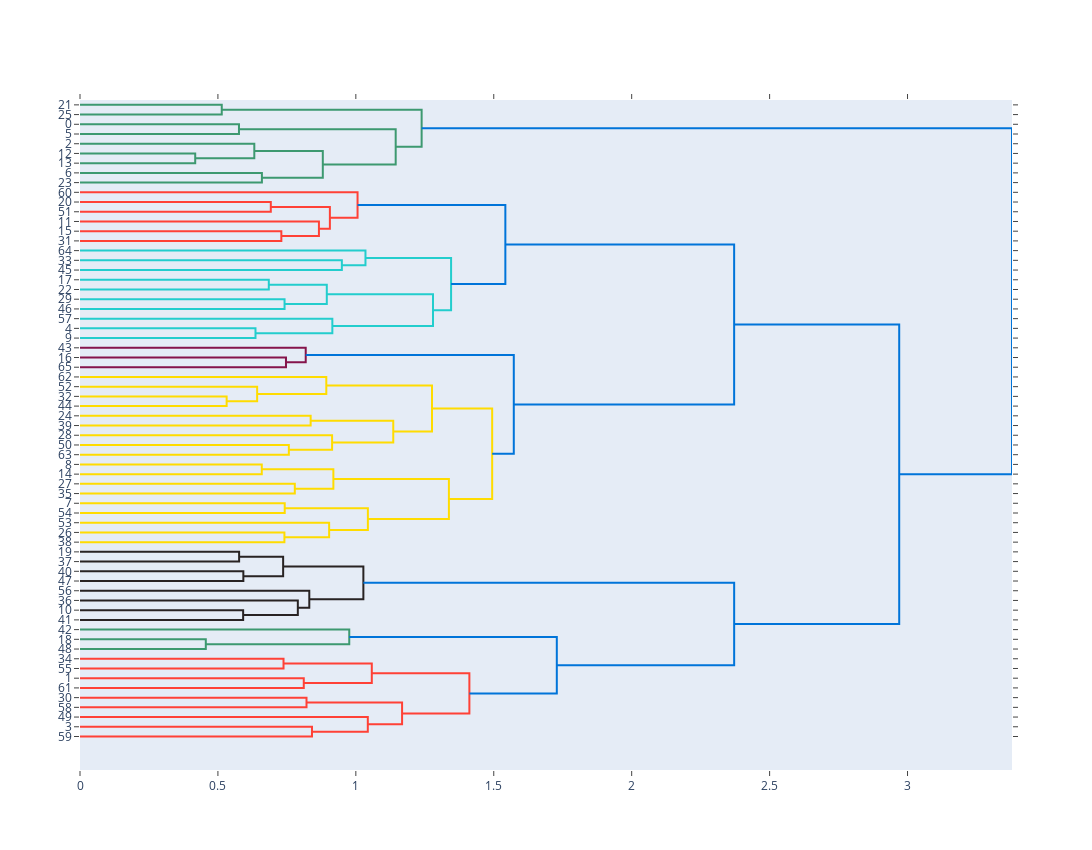

Source (notebook cell):
### Code cell
fig = ff.create_dendrogram(distance_matrix,
                               orientation="left",
                               linkagefun=lambda x: linkage(x, "ward"),
                               color_threshold=1.5)

# Create nicer labels
axis = "xaxis"
new_labels = [[[str(topics[int(x)]), None]] + model.get_topic(topics[int(x)]) 
    for x in fig.layout["yaxis"]["ticktext"]]
new_labels = ["_".join([label[0] for label in labels[:4]]) for labels in new_labels]
new_labels = [label if len(label) < 30 else label[:27] + "..." for label in new_labels]

fig.update_layout(width=200+(15*len(topics)),
                          height=850,
                          xaxis=dict(tickmode="array",
                                     ticktext=new_labels))
fig.show()

### Figure 1 — Plotly figure (JSON) as saved in the notebook; plotly's stock layout.template omitted (floating-point values rounded to 4 significant figures)
{"data": [{"hoverinfo": "text", "marker": {"color": "rgb(61,153,112)"}, "mode": "lines", "type": "scatter", "x": [0, 0.5139, 0.5139, 0], "xaxis": "x", "y": [-5, -5, -15, -15], "yaxis": "y"}, {"hoverinfo": "text", "marker": {"color": "rgb(61,153,112)"}, "mode": "lines", "type": "scatter", "x": [0, 0.5763, 0.5763, 0], "xaxis": "x", "y": [-25, -25, -35, -35], "yaxis": "y"}, {"hoverinfo": "text", "marker": {"color": "rgb(61,153,112)"}, "mode": "lines", "type": "scatter", "x": [0, 0.4177, 0.4177, 0], "xaxis": "x", "y": [-55, -55, -65, -65], "yaxis": "y"}, {"hoverinfo": "text", "marker": {"color": "rgb(61,153,112)"}, "mode": "lines", "type": "scatter", "x": [0, 0.6319, 0.6319, 0.4177], "xaxis": "x", "y": [-45, -45, -60, -60], "yaxis": "y"}, {"hoverinfo": "text", "marker": {"color": "rgb(61,153,112)"}, "mode": "lines", "type": "scatter", "x": [0, 0.6595, 0.6595, 0], "xaxis": "x", "y": [-75, -75, -85, -85], "yaxis": "y"}, {"hoverinfo": "text", "marker": {"color": "rgb(61,153,112)"}, "mode": "lines", "type": "scatter", "x": [0.6319, 0.8803, 0.8803, 0.6595], "xaxis": "x", "y": [-52.5, -52.5, -80, -80], "yaxis": "y"}, {"hoverinfo": "text", "marker": {"color": "rgb(61,153,112)"}, "mode": "lines", "type": "scatter", "x": [0.5763, 1.144, 1.144, 0.8803], "xaxis": "x", "y": [-30, -30, -66.25, -66.25], "yaxis": "y"}, {"hoverinfo": "text", "marker": {"color": "rgb(61,153,112)"}, "mode": "lines", "type": "scatter", "x": [0.5139, 1.238, 1.238, 1.144], "xaxis": "x", "y": [-10, -10, -48.12, -48.12], "yaxis": "y"}, {"hoverinfo": "text", "marker": {"color": "rgb(255,65,54)"}, "mode": "lines", "type": "scatter", "x": [0, 0.6917, 0.6917, 0], "xaxis": "x", "y": [-105, -105, -115, -115], "yaxis": "y"}, {"hoverinfo": "text", "marker": {"color": "rgb(255,65,54)"}, "mode": "lines", "type": "scatter", "x": [0, 0.7299, 0.7299, 0], "xaxis": "x", "y": [-135, -135, -145, -145], "yaxis": "y"}, {"hoverinfo": "text", "marker": {"color": "rgb(255,65,54)"}, "mode": "lines", "type": "scatter", "x": [0, 0.8662, 0.8662, 0.7299], "xaxis": "x", "y": [-125, -125, -140, -140], "yaxis": "y"}, {"hoverinfo": "text", "marker": {"color": "rgb(255,65,54)"}, "mode": "lines", "type": "scatter", "x": [0.6917, 0.9059, 0.9059, 0.8662], "xaxis": "x", "y": [-110, -110, -132.5, -132.5], "yaxis": "y"}, {"hoverinfo": "text", "marker": {"color": "rgb(255,65,54)"}, "mode": "lines", "type": "scatter", "x": [0, 1.006, 1.006, 0.9059], "xaxis": "x", "y": [-95, -95, -121.2, -121.2], "yaxis": "y"}, {"hoverinfo": "text", "marker": {"color": "rgb(35,205,205)"}, "mode": "lines", "type": "scatter", "x": [0, 0.9493, 0.9493, 0], "xaxis": "x", "y": [-165, -165, -175, -175], "yaxis": "y"}, {"hoverinfo": "text", "marker": {"color": "rgb(35,205,205)"}, "mode": "lines", "type": "scatter", "x": [0, 1.035, 1.035, 0.9493], "xaxis": "x", "y": [-155, -155, -170, -170], "yaxis": "y"}, {"hoverinfo": "text", "marker": {"color": "rgb(35,205,205)"}, "mode": "lines", "type": "scatter", "x": [0, 0.6845, 0.6845, 0], "xaxis": "x", "y": [-185, -185, -195, -195], "yaxis": "y"}, {"hoverinfo": "text", "marker": {"color": "rgb(35,205,205)"}, "mode": "lines", "type": "scatter", "x": [0, 0.7415, 0.7415, 0], "xaxis": "x", "y": [-205, -205, -215, -215], "yaxis": "y"}, {"hoverinfo": "text", "marker": {"color": "rgb(35,205,205)"}, "mode": "lines", "type": "scatter", "x": [0.6845, 0.8947, 0.8947, 0.7415], "xaxis": "x", "y": [-190, -190, -210, -210], "yaxis": "y"}, {"hoverinfo": "text", "marker": {"color": "rgb(35,205,205)"}, "mode": "lines", "type": "scatter", "x": [0, 0.6362, 0.6362, 0], "xaxis": "x", "y": [-235, -235, -245, -245], "yaxis": "y"}, {"hoverinfo": "text", "marker": {"color": "rgb(35,205,205)"}, "mode": "lines", "type": "scatter", "x": [0, 0.9148, 0.9148, 0.6362], "xaxis": "x", "y": [-225, -225, -240, -240], "yaxis": "y"}, {"hoverinfo": "text", "marker": {"color": "rgb(35,205,205)"}, "mode": "lines", "type": "scatter", "x": [0.8947, 1.28, 1.28, 0.9148], "xaxis": "x", "y": [-200, -200, -232.5, -232.5], "yaxis": "y"}, {"hoverinfo": "text", "marker": {"color": "rgb(35,205,205)"}, "mode": "lines", "type": "scatter", "x": [1.035, 1.345, 1.345, 1.28], "xaxis": "x", "y": [-162.5, -162.5, -216.2, -216.2], "yaxis": "y"}, {"hoverinfo": "text", "marker": {"color": "rgb(0,116,217)"}, "mode": "lines", "type": "scatter", "x": [1.006, 1.542, 1.542, 1.345], "xaxis": "x", "y": [-108.1, -108.1, -189.4, -189.4], "yaxis": "y"}, {"hoverinfo": "text", "marker": {"color": "rgb(133,20,75)"}, "mode": "lines", "type": "scatter", "x": [0, 0.7467, 0.7467, 0], "xaxis": "x", "y": [-265, -265, -275, -275], "yaxis": "y"}, {"hoverinfo": "text", "marker": {"color": "rgb(133,20,75)"}, "mode": "lines", "type": "scatter", "x": [0, 0.8183, 0.8183, 0.7467], "xaxis": "x", "y": [-255, -255, -270, -270], "yaxis": "y"}, {"hoverinfo": "text", "marker": {"color": "rgb(255,220,0)"}, "mode": "lines", "type": "scatter", "x": [0, 0.5316, 0.5316, 0], "xaxis": "x", "y": [-305, -305, -315, -315], "yaxis": "y"}, {"hoverinfo": "text", "marker": {"color": "rgb(255,220,0)"}, "mode": "lines", "type": "scatter", "x": [0, 0.6422, 0.6422, 0.5316], "xaxis": "x", "y": [-295, -295, -310, -310], "yaxis": "y"}, {"hoverinfo": "text", "marker": {"color": "rgb(255,220,0)"}, "mode": "lines", "type": "scatter", "x": [0, 0.8929, 0.8929, 0.6422], "xaxis": "x", "y": [-285, -285, -302.5, -302.5], "yaxis": "y"}, {"hoverinfo": "text", "marker": {"color": "rgb(255,220,0)"}, "mode": "lines", "type": "scatter", "x": [0, 0.8362, 0.8362, 0], "xaxis": "x", "y": [-325, -325, -335, -335], "yaxis": "y"}, {"hoverinfo": "text", "marker": {"color": "rgb(255,220,0)"}, "mode": "lines", "type": "scatter", "x": [0, 0.7571, 0.7571, 0], "xaxis": "x", "y": [-355, -355, -365, -365], "yaxis": "y"}, {"hoverinfo": "text", "marker": {"color": "rgb(255,220,0)"}, "mode": "lines", "type": "scatter", "x": [0, 0.9139, 0.9139, 0.7571], "xaxis": "x", "y": [-345, -345, -360, -360], "yaxis": "y"}, {"hoverinfo": "text", "marker": {"color": "rgb(255,220,0)"}, "mode": "lines", "type": "scatter", "x": [0.8362, 1.136, 1.136, 0.9139], "xaxis": "x", "y": [-330, -330, -352.5, -352.5], "yaxis": "y"}, {"hoverinfo": "text", "marker": {"color": "rgb(255,220,0)"}, "mode": "lines", "type": "scatter", "x": [0.8929, 1.276, 1.276, 1.136], "xaxis": "x", "y": [-293.8, -293.8, -341.2, -341.2], "yaxis": "y"}, {"hoverinfo": "text", "marker": {"color": "rgb(255,220,0)"}, "mode": "lines", "type": "scatter", "x": [0, 0.659, 0.659, 0], "xaxis": "x", "y": [-375, -375, -385, -385], "yaxis": "y"}, {"hoverinfo": "text", "marker": {"color": "rgb(255,220,0)"}, "mode": "lines", "type": "scatter", "x": [0, 0.7787, 0.7787, 0], "xaxis": "x", "y": [-395, -395, -405, -405], "yaxis": "y"}, {"hoverinfo": "text", "marker": {"color": "rgb(255,220,0)"}, "mode": "lines", "type": "scatter", "x": [0.659, 0.9185, 0.9185, 0.7787], "xaxis": "x", "y": [-380, -380, -400, -400], "yaxis": "y"}, {"hoverinfo": "text", "marker": {"color": "rgb(255,220,0)"}, "mode": "lines", "type": "scatter", "x": [0, 0.7422, 0.7422, 0], "xaxis": "x", "y": [-415, -415, -425, -425], "yaxis": "y"}, {"hoverinfo": "text", "marker": {"color": "rgb(255,220,0)"}, "mode": "lines", "type": "scatter", "x": [0, 0.7411, 0.7411, 0], "xaxis": "x", "y": [-445, -445, -455, -455], "yaxis": "y"}, {"hoverinfo": "text", "marker": {"color": "rgb(255,220,0)"}, "mode": "lines", "type": "scatter", "x": [0, 0.9032, 0.9032, 0.7411], "xaxis": "x", "y": [-435, -435, -450, -450], "yaxis": "y"}, {"hoverinfo": "text", "marker": {"color": "rgb(255,220,0)"}, "mode": "lines", "type": "scatter", "x": [0.7422, 1.044, 1.044, 0.9032], "xaxis": "x", "y": [-420, -420, -442.5, -442.5], "yaxis": "y"}, {"hoverinfo": "text", "marker": {"color": "rgb(255,220,0)"}, "mode": "lines", "type": "scatter", "x": [0.9185, 1.337, 1.337, 1.044], "xaxis": "x", "y": [-390, -390, -431.2, -431.2], "yaxis": "y"}, {"hoverinfo": "text", "marker": {"color": "rgb(255,220,0)"}, "mode": "lines", "type": "scatter", "x": [1.276, 1.494, 1.494, 1.337], "xaxis": "x", "y": [-317.5, -317.5, -410.6, -410.6], "yaxis": "y"}, {"hoverinfo": "text", "marker": {"color": "rgb(0,116,217)"}, "mode": "lines", "type": "scatter", "x": [0.8183, 1.573, 1.573, 1.494], "xaxis": "x", "y": [-262.5, -262.5, -364.1, -364.1], "yaxis": "y"}, {"hoverinfo": "text", "marker": {"color": "rgb(0,116,217)"}, "mode": "lines", "type": "scatter", "x": [1.542, 2.371, 2.371, 1.573], "xaxis": "x", "y": [-148.8, -148.8, -313.3, -313.3], "yaxis": "y"}, {"hoverinfo": "text", "marker": {"color": "rgb(40,35,35)"}, "mode": "lines", "type": "scatter", "x": [0, 0.5769, 0.5769, 0], "xaxis": "x", "y": [-465, -465, -475, -475], "yaxis": "y"}, {"hoverinfo": "text", "marker": {"color": "rgb(40,35,35)"}, "mode": "lines", "type": "scatter", "x": [0, 0.5922, 0.5922, 0], "xaxis": "x", "y": [-485, -485, -495, -495], "yaxis": "y"}, {"hoverinfo": "text", "marker": {"color": "rgb(40,35,35)"}, "mode": "lines", "type": "scatter", "x": [0.5769, 0.7364, 0.7364, 0.5922], "xaxis": "x", "y": [-470, -470, -490, -490], "yaxis": "y"}, {"hoverinfo": "text", "marker": {"color": "rgb(40,35,35)"}, "mode": "lines", "type": "scatter", "x": [0, 0.5914, 0.5914, 0], "xaxis": "x", "y": [-525, -525, -535, -535], "yaxis": "y"}, {"hoverinfo": "text", "marker": {"color": "rgb(40,35,35)"}, "mode": "lines", "type": "scatter", "x": [0, 0.7897, 0.7897, 0.5914], "xaxis": "x", "y": [-515, -515, -530, -530], "yaxis": "y"}, {"hoverinfo": "text", "marker": {"color": "rgb(40,35,35)"}, "mode": "lines", "type": "scatter", "x": [0, 0.8312, 0.8312, 0.7897], "xaxis": "x", "y": [-505, -505, -522.5, -522.5], "yaxis": "y"}, {"hoverinfo": "text", "marker": {"color": "rgb(40,35,35)"}, "mode": "lines", "type": "scatter", "x": [0.7364, 1.027, 1.027, 0.8312], "xaxis": "x", "y": [-480, -480, -513.8, -513.8], "yaxis": "y"}, {"hoverinfo": "text", "marker": {"color": "rgb(61,153,112)"}, "mode": "lines", "type": "scatter", "x": [0, 0.4561, 0.4561, 0], "xaxis": "x", "y": [-555, -555, -565, -565], "yaxis": "y"}, {"hoverinfo": "text", "marker": {"color": "rgb(61,153,112)"}, "mode": "lines", "type": "scatter", "x": [0, 0.9761, 0.9761, 0.4561], "xaxis": "x", "y": [-545, -545, -560, -560], "yaxis": "y"}, {"hoverinfo": "text", "marker": {"color": "rgb(255,65,54)"}, "mode": "lines", "type": "scatter", "x": [0, 0.7378, 0.7378, 0], "xaxis": "x", "y": [-575, -575, -585, -585], "yaxis": "y"}, {"hoverinfo": "text", "marker": {"color": "rgb(255,65,54)"}, "mode": "lines", "type": "scatter", "x": [0, 0.8112, 0.8112, 0], "xaxis": "x", "y": [-595, -595, -605, -605], "yaxis": "y"}, {"hoverinfo": "text", "marker": {"color": "rgb(255,65,54)"}, "mode": "lines", "type": "scatter", "x": [0.7378, 1.058, 1.058, 0.8112], "xaxis": "x", "y": [-580, -580, -600, -600], "yaxis": "y"}, {"hoverinfo": "text", "marker": {"color": "rgb(255,65,54)"}, "mode": "lines", "type": "scatter", "x": [0, 0.8211, 0.8211, 0], "xaxis": "x", "y": [-615, -615, -625, -625], "yaxis": "y"}, {"hoverinfo": "text", "marker": {"color": "rgb(255,65,54)"}, "mode": "lines", "type": "scatter", "x": [0, 0.841, 0.841, 0], "xaxis": "x", "y": [-645, -645, -655, -655], "yaxis": "y"}, {"hoverinfo": "text", "marker": {"color": "rgb(255,65,54)"}, "mode": "lines", "type": "scatter", "x": [0, 1.043, 1.043, 0.841], "xaxis": "x", "y": [-635, -635, -650, -650], "yaxis": "y"}, {"hoverinfo": "text", "marker": {"color": "rgb(255,65,54)"}, "mode": "lines", "type": "scatter", "x": [0.8211, 1.168, 1.168, 1.043], "xaxis": "x", "y": [-620, -620, -642.5, -642.5], "yaxis": "y"}, {"hoverinfo": "text", "marker": {"color": "rgb(255,65,54)"}, "mode": "lines", "type": "scatter", "x": [1.058, 1.412, 1.412, 1.168], "xaxis": "x", "y": [-590, -590, -631.2, -631.2], "yaxis": "y"}, {"hoverinfo": "text", "marker": {"color": "rgb(0,116,217)"}, "mode": "lines", "type": "scatter", "x": [0.9761, 1.729, 1.729, 1.412], "xaxis": "x", "y": [-552.5, -552.5, -610.6, -610.6], "yaxis": "y"}, {"hoverinfo": "text", "marker": {"color": "rgb(0,116,217)"}, "mode": "lines", "type": "scatter", "x": [1.027, 2.372, 2.372, 1.729], "xaxis": "x", "y": [-496.9, -496.9, -581.6, -581.6], "yaxis": "y"}, {"hoverinfo": "text", "marker": {"color": "rgb(0,116,217)"}, "mode": "lines", "type": "scatter", "x": [2.371, 2.97, 2.97, 2.372], "xaxis": "x", "y": [-231.0, -231.0, -539.2, -539.2], "yaxis": "y"}, {"hoverinfo": "text", "marker": {"color": "rgb(0,116,217)"}, "mode": "lines", "type": "scatter", "x": [1.238, 3.379, 3.379, 2.97], "xaxis": "x", "y": [-29.06, -29.06, -385.1, -385.1], "yaxis": "y"}], "layout": {"autosize": false, "height": 850, "hovermode": "closest", "showlegend": false, "width": 1190, "xaxis": {"mirror": "allticks", "rangemode": "tozero", "showgrid": false, "showline": true, "showticklabels": true, "tickmode": "array", "ticks": "outside", "ticktext": ["21_emissions_co2_carbon", "25_innovation_ccs_event", "0_madrid_cop25_climate", "5_australia_auspol_cop25", "2_ocean_oceans_climate", "12_climateaction_climatecha...", "13_change_climate_planet", "6_food_agriculture_farmers", "23_science_scientists_climate", "60_circular_circulareconomy...", "20_finance_financial_eib", "51_buildings_green building...", "11_transport_wearetransport...", "15_carbon_markets_carbon ma...", "31_pollutersout eu_commissi...", "64_overfishing_fisheries_en...", "33_art_museum_prado", "45_plastic_plastics_waste", "17_forests_forest_trees", "22_nature_naturebasedsoluti...", "29_water_water climate_clim...", "46_pollution_air_air pollut...", "57_nuclear_nuclear4climate_...", "4_fossil_fuels_fossil fuels", "9_energy_renewable_solar", "43_rights_human rights_human", "16_indigenous_peoples_indig...", "65_indigenous_stories direc...", "62_pacific_urge australia_a...", "52_migration_displacement_d...", "32_damage_lossanddamage_cou...", "44_bangladesh_disaster_risk", "24_adaptation_resilience_re...", "39_health_climatechange hea...", "28_cities_urban_city", "50_education_students_unive...", "63_tourism_travel_unwto", "8_youth_young_children", "14_gender_women_feministswa...", "27_civil_civil society_soci...", "35_gretathunberg_hope_people", "7_point return_return_point", "54_wwf international_intern...", "53_data_copernicuseu_earth", "26_yes_like_cop25madrid stand", "38_tipping_temperature_warm...", "19_eu_eugreendeal_vonderleyen", "37_canada_cdnpoli_jonathanwnv", "40_india_prakashjavdekar_mo...", "47_nigeria_fmenvng_drmuhdma...", "56_china_emissions_coal", "36_amazon_brazil_indigenous", "10_africa_african_climate", "41_chile_chilean_rights", "42_pelosi_speakerpelosi_nancy", "18_greta_thunberg_greta thu...", "48_lisbon_greta_thunberg", "34_ndcs_ndc_implementation", "55_net zero_net_zero", "1_latest_thanks_daily", "61_record_decade_2019", "30_plenary_negotiations_cop...", "58_excellency_plenary excel...", "49_nordicclimateaction_nord...", "3_gretathunberg_cop25cl_unf...", "59_help_media russia_cdnmed..."], "type": "linear", "zeroline": false}, "yaxis": {"mirror": "allticks", "rangemode": "tozero", "showgrid": false, "showline": true, "showticklabels": true, "tickmode": "array", "ticks": "outside", "ticktext": ["21", "25", "0", "5", "2", "12", "13", "6", "23", "60", "20", "51", "11", "15", "31", "64", "33", "45", "17", "22", "29", "46", "57", "4", "9", "43", "16", "65", "62", "52", "32", "44", "24", "39", "28", "50", "63", "8", "14", "27", "35", "7", "54", "53", "26", "38", "19", "37", "40", "47", "56", "36", "10", "41", "42", "18", "48", "34", "55", "1", "61", "30", "58", "49", "3", "59"], "tickvals": [-5, -15, -25, -35, -45, -55, -65, -75, -85, -95, -105, -115, -125, -135, -145, -155, -165, -175, -185, -195, -205, -215, -225, -235, -245, -255, -265, -275, -285, -295, -305, -315, -325, -335, -345, -355, -365, -375, -385, -395, -405, -415, -425, -435, -445, -455, -465, -475, -485, -495, -505, -515, -525, -535, -545, -555, -565, -575, -585, -595, -605, -615, -625, -635, -645, -655], "type": "linear", "zeroline": false}}}
